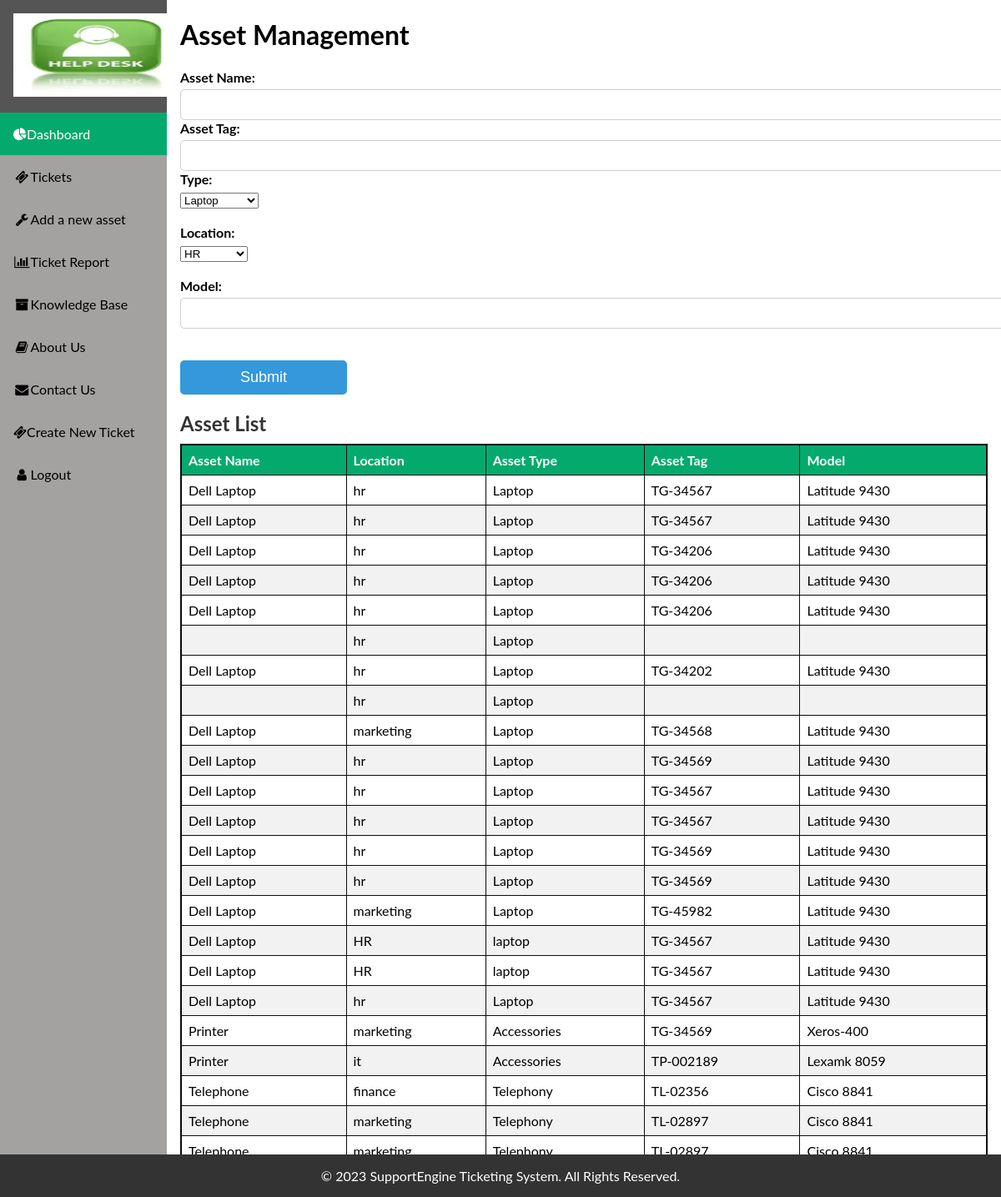
/add_asset, run on the app's committed database.
### tables this page shows
CREATE TABLE "asset_management" (
	"ID"	INTEGER NOT NULL,
	"Asset_Name"	TEXT,
	"Location"	TEXT,
	"Asset_Type"	TEXT,
	"Asset_Tag"	TEXT,
	"Model"	INTEGER,
	PRIMARY KEY("ID")
);

### app.py (the view, shortened to what this page needs)
@app.route('/add_asset', methods=['GET', 'POST'])
def add_asset():
    connection = sqlite3.connect(db_path)  # Use your database path
    cursor = connection.cursor()
    cursor.execute("SELECT * FROM asset_management")
    asset_management = cursor.fetchall()
    connection.close()
    return render_template('add_asset.html', asset_management=asset_management)

### templates/add_asset.html (shortened to what this page needs)
{% extends "layout.html" %}
{% block head %}
<link rel="stylesheet" href="{{ url_for('static', filename='css/main.css') }}">
{% endblock %}
{% block body %}
<h1>Asset Management</h1>
<form method="POST">
    <label for="asset_name">Asset Name:</label>
    <input type="text" id="asset_name" name="asset_name" required><br>
    <label for="asset_tag">Asset Tag:</label>
    <input type="text" id="asset_tag" name="asset_tag" required><br>
    <label for="type">Type:</label>
    <select id="type" name="asset_type">
      <option value="Laptop">Laptop</option>
    </select> <br><br>
    <label for="location">Location:</label>
    <select id="location" name="location">
      <option value="hr">HR</option>
    </select> <br><br>
    <label for="model">Model:</label>
    <input type="text" id="model" name="model" required><br>
    <br>
    <br>
    <button type="submit" id="submitButton" style="width: 200px">Submit</button>
</form>
<h2>Asset List</h2>
<table border="1">
    <thead>
        <tr>
            <th>Asset Name</th>
            <th>Location</th>
            <th>Asset Type</th>
            <th>Asset Tag</th>
            <th>Model</th>
        </tr>
    </thead>
    <tbody>
        {% for asset in asset_management %}
            <tr>
                <td>{{ asset[1] }}</td>
                <td>{{ asset[2] }}</td>
                <td>{{ asset[3] }}</td>
                <td>{{ asset[4] }}</td>
                <td>{{ asset[5] }}</td>
            </tr>
        {% endfor %}
    </tbody>
</table>
{% endblock %}

### static/css/main.css (style rules this page uses)
body { margin: 0; font-family: "Lato", sans-serif; }
h2 { font-size: 24px; color: #333; margin-bottom: 10px; }
label { display: block; font-weight: bold; margin-bottom: 5px; }
input, textarea { width: 100%; padding: 10px; border: 1px solid #ccc; border-radius: 5px; }
button { padding: 10px 20px; background-color: #3498db; color: #fff; font-size: 18px; border: none; border-radius: 5px; cursor: pointer; }
table { border-collapse: collapse; border-spacing: 10; box-shadow: #333; width: 100%; border: 2px solid #0e0b0b; }
th, td { text-align: left; padding: 8px; }
tr:nth-child(even) { background-color: #f2f2f2 }
th { background-color: #04AA6D; color: white; }

### data on the page
asset_management: Asset_Name "Dell Laptop", Location "hr", Asset_Type "Laptop", Asset_Tag "TG-34567", Model "Latitude 9430"
asset_management: Asset_Name "Dell Laptop", Location "hr", Asset_Type "Laptop", Asset_Tag "TG-34567", Model "Latitude 9430"
asset_management: Asset_Name "Dell Laptop", Location "hr", Asset_Type "Laptop", Asset_Tag "TG-34206", Model "Latitude 9430"
asset_management: Asset_Name "Dell Laptop", Location "hr", Asset_Type "Laptop", Asset_Tag "TG-34206", Model "Latitude 9430"
asset_management: Asset_Name "Dell Laptop", Location "hr", Asset_Type "Laptop", Asset_Tag "TG-34206", Model "Latitude 9430"
asset_management: Location "hr", Asset_Type "Laptop"
asset_management: Asset_Name "Dell Laptop", Location "hr", Asset_Type "Laptop", Asset_Tag "TG-34202", Model "Latitude 9430"
asset_management: Location "hr", Asset_Type "Laptop"
asset_management: Asset_Name "Dell Laptop", Location "marketing", Asset_Type "Laptop", Asset_Tag "TG-34568", Model "Latitude 9430"
asset_management: Asset_Name "Dell Laptop", Location "hr", Asset_Type "Laptop", Asset_Tag "TG-34569", Model "Latitude 9430"
asset_management: Asset_Name "Dell Laptop", Location "hr", Asset_Type "Laptop", Asset_Tag "TG-34567", Model "Latitude 9430"
asset_management: Asset_Name "Dell Laptop", Location "hr", Asset_Type "Laptop", Asset_Tag "TG-34567", Model "Latitude 9430"
asset_management: Asset_Name "Dell Laptop", Location "hr", Asset_Type "Laptop", Asset_Tag "TG-34569", Model "Latitude 9430"
asset_management: Asset_Name "Dell Laptop", Location "hr", Asset_Type "Laptop", Asset_Tag "TG-34569", Model "Latitude 9430"
asset_management: Asset_Name "Dell Laptop", Location "marketing", Asset_Type "Laptop", Asset_Tag "TG-45982", Model "Latitude 9430"
asset_management: Asset_Name "Dell Laptop", Location "HR", Asset_Type "laptop", Asset_Tag "TG-34567", Model "Latitude 9430"
asset_management: Asset_Name "Dell Laptop", Location "HR", Asset_Type "laptop", Asset_Tag "TG-34567", Model "Latitude 9430"
asset_management: Asset_Name "Dell Laptop", Location "hr", Asset_Type "Laptop", Asset_Tag "TG-34567", Model "Latitude 9430"
asset_management: Asset_Name "Printer", Location "marketing", Asset_Type "Accessories", Asset_Tag "TG-34569", Model "Xeros-400"
asset_management: Asset_Name "Printer", Location "it", Asset_Type "Accessories", Asset_Tag "TP-002189", Model "Lexamk 8059"
asset_management: Asset_Name "Telephone", Location "finance", Asset_Type "Telephony", Asset_Tag "TL-02356", Model "Cisco 8841"
asset_management: Asset_Name "Telephone", Location "marketing", Asset_Type "Telephony", Asset_Tag "TL-02897", Model "Cisco 8841"
asset_management: Asset_Name "Telephone", Location "marketing", Asset_Type "Telephony", Asset_Tag "TL-02897", Model "Cisco 8841"
